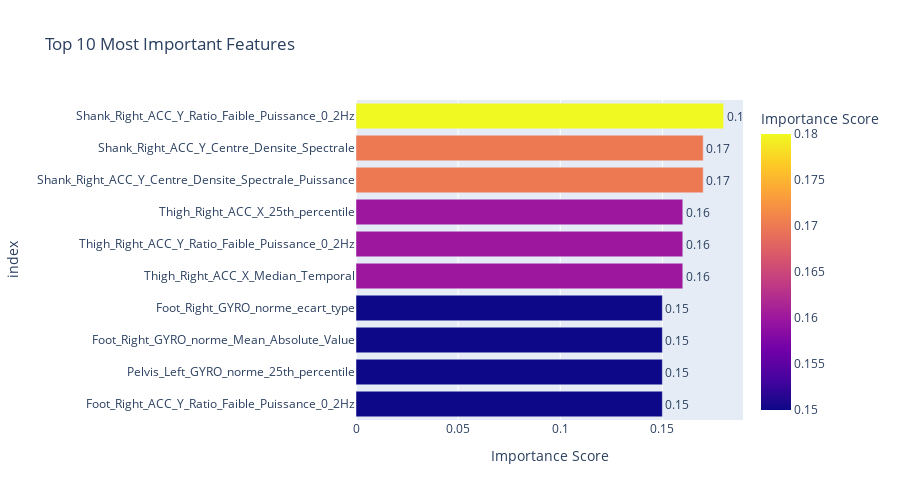

The code cell stored with this chart in its notebook:
### Markdown cell above
## Etape 2.1 : Visualisation de l'importance des caractéristiques

### Code cell
import plotly.express as px

# Sélectionner les 10 premières caractéristiques les plus importantes
top_features = feature_importance_df.nlargest(10, 'Importance')

# Arrondir les valeurs d'importance à deux décimales
top_features['Importance'] = top_features['Importance'].round(2)

# Création du graphique en barres horizontales interactif avec Plotly
fig = px.bar(top_features, y=top_features.index, x='Importance', 
             text='Importance',  # Afficher les scores sur les barres
             orientation='h',  # Créer des barres horizontales
             labels={'y': 'Features', 'Importance': 'Importance Score'},
             title='Top 10 Most Important Features',
             color='Importance',  # Utiliser les valeurs d'importance pour la couleur
             height=500)  # Ajuster la hauteur si nécessaire

# Améliorer le format des textes sur les barres pour les arrondir
fig.update_traces(texttemplate='%{text:.2f}', textposition='outside')

# Inverser l'axe y pour que la caractéristique la plus importante soit en haut
fig.update_layout(yaxis={'categoryorder':'total ascending'})

# Afficher le graphique
fig.show()

### Figure 1 — Plotly figure (JSON) as saved in the notebook; plotly's stock layout.template omitted (floating-point values rounded to 4 significant figures)
{"data": [{"alignmentgroup": "True", "hovertemplate": "Importance Score=%{marker.color}<br>index=%{y}<extra></extra>", "legendgroup": "", "marker": {"color": [0.18, 0.17, 0.17, 0.16, 0.16, 0.16, 0.15, 0.15, 0.15, 0.15], "coloraxis": "coloraxis", "pattern": {"shape": ""}}, "name": "", "offsetgroup": "", "orientation": "h", "showlegend": false, "text": [0.18, 0.17, 0.17, 0.16, 0.16, 0.16, 0.15, 0.15, 0.15, 0.15], "textposition": "outside", "texttemplate": "%{text:.2f}", "type": "bar", "x": [0.18, 0.17, 0.17, 0.16, 0.16, 0.16, 0.15, 0.15, 0.15, 0.15], "xaxis": "x", "y": ["Shank_Right_ACC_Y_Ratio_Faible_Puissance_0_2Hz", "Shank_Right_ACC_Y_Centre_Densite_Spectrale_Puissance", "Shank_Right_ACC_Y_Centre_Densite_Spectrale", "Thigh_Right_ACC_X_Median_Temporal", "Thigh_Right_ACC_Y_Ratio_Faible_Puissance_0_2Hz", "Thigh_Right_ACC_X_25th_percentile", "Foot_Right_ACC_Y_Ratio_Faible_Puissance_0_2Hz", "Pelvis_Left_GYRO_norme_25th_percentile", "Foot_Right_GYRO_norme_Mean_Absolute_Value", "Foot_Right_GYRO_norme_ecart_type"], "yaxis": "y"}], "layout": {"barmode": "relative", "coloraxis": {"colorbar": {"title": {"text": "Importance Score"}}, "colorscale": [[0, "#0d0887"], [0.1111, "#46039f"], [0.2222, "#7201a8"], [0.3333, "#9c179e"], [0.4444, "#bd3786"], [0.5556, "#d8576b"], [0.6667, "#ed7953"], [0.7778, "#fb9f3a"], [0.8889, "#fdca26"], [1, "#f0f921"]]}, "height": 500, "legend": {"tracegroupgap": 0}, "title": {"text": "Top 10 Most Important Features"}, "xaxis": {"anchor": "y", "domain": [0, 1], "title": {"text": "Importance Score"}}, "yaxis": {"anchor": "x", "categoryorder": "total ascending", "domain": [0, 1], "title": {"text": "index"}}}}
